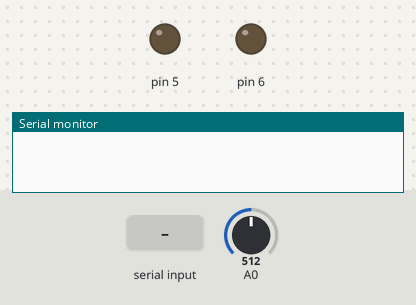
A sketch run on a simulated Arduino Uno, built with avr-gcc and run on an emulated ATmega328P. Parts: output pins drawn as LEDs (lit = HIGH), the last lines printed to the serial monitor. Inputs (shaded band) come from the test bench; at power-on: A0 = 512.

Above: at 1.2 s.
1.3 s: A0 set to 883
2.8 s: A0 set to 918
At 3.6 s:
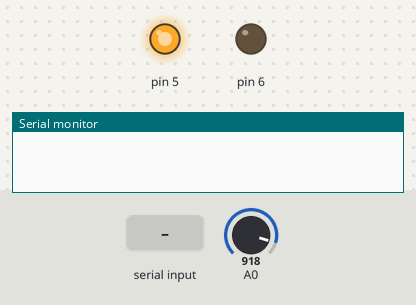
4.5 s: byte 0 (0) received over Serial
At 5.0 s:
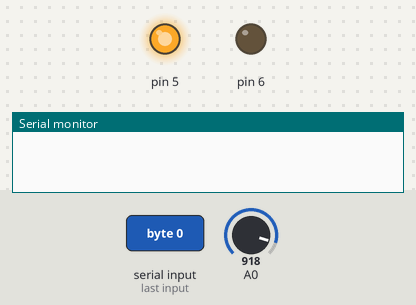
6.0 s: A0 set to 417
7.5 s: A0 set to 389
At 8.3 s:
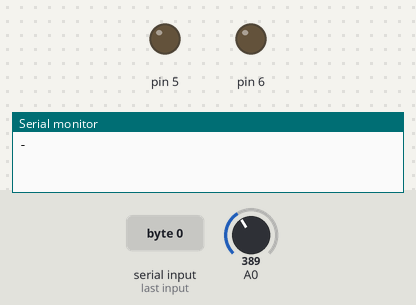
9.0 s: byte 0 (0) received over Serial
At 9.8 s:
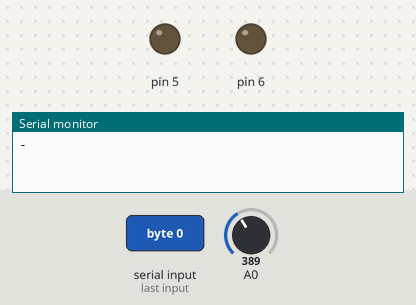
Timing chart, 0 to 11.5 s (numbered marks = the images above; inputs shaded):
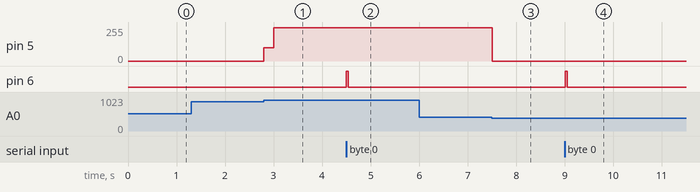

Measured:
- the behaviour switches between 900 and 901 on A0 (found by bisection; images 0 and 1)
- the behaviour switches between 400 and 399 on A0 (found by bisection; images 2 and 3)
- after the input at 1.3 s, every drawn part: stays the same
- after the input at 2.8 s, pin 5: 0/255 → 100/255 at once, → 250/255 0.20 s later
- after the input at 4.5 s, pin 6: LOW → HIGH at once, → LOW 0.04 s later
- after the input at 6.0 s, every drawn part: stays the same
- after the input at 7.5 s, pin 5: 250/255 → 0/255 at once
- after the input at 9.0 s, pin 6: LOW → HIGH at once, → LOW 0.04 s later

The sketch:

inputModule.ino
```cpp
//Buffer Array object
#define ConnectThreshold 900 //V
#define DisconnectThreshold 400 //V

#define ShortCycles  1 //3*100
#define LongCycles 5 //10*100
#define Cycle 50 //ms
#define SpaceCycles 100 //1 char/5s

class BufferArray {
  public:
    BufferArray() {}
    int buff[10] = {0, 0, 0, 0, 0, 0, 0, 0, 0, 0};
    int state = 0;

    void updateArray(int newValue) {
      state++;
      if (state >= 10) {
        state = 0;
      }
      buff[state] = newValue;
    }
    int averageArray() {
      int sum = 0;
      for (int i = 0; i < 10; i++) {
        sum = sum + buff[i];
      }
      return sum / 10;
    }

};

void LEDIndicator(int hold) {
  if (hold >= ShortCycles && hold < LongCycles) {
    analogWrite(5, 100);
  }
  else if (hold >= LongCycles) {
    analogWrite(5, 250);
  }
  else {
    analogWrite(5, 0);
  }
}

void AnalyseSerial(){
  if(Serial.available()>0){ //Messages inbound
    int incoming = Serial.read();
    if(incoming == 0){ //Got a question wrong
      analogWrite(6, 255);
      delay(40);
      analogWrite(6,0);
    }
  }
}
//MAIN CODE

BufferArray* buff;
int holdDuration, charPeriod;

void setup() {
  Serial.begin(9600);
  buff = new BufferArray();
  holdDuration = 0;
  charPeriod = 0;
}

void loop() {
  int start = millis();

  buff->updateArray(analogRead(0));
  int readValue = analogRead(0);
  //  int readValue = buff->averageArray();

  if (readValue > ConnectThreshold) { //Pushed
    if(charPeriod==0){charPeriod++;}
    holdDuration++;

  } else {
    if (readValue < DisconnectThreshold) { //Released
      if (holdDuration >= ShortCycles && holdDuration < LongCycles) { //Short
        Serial.write(".");
      } else {
        if (holdDuration >= LongCycles) { //Long
          Serial.write("-");
        }
      }
      holdDuration = 0;
      //Reset caclulators and output whether it was short or long
    }
  }

  if(charPeriod-1>=SpaceCycles){ //Off by 1 error
    Serial.println();
    charPeriod=0;
  }
  if(charPeriod>0){ charPeriod++; }

  LEDIndicator(holdDuration);
  AnalyseSerial();

  //Make sure ticks are regular and non negative.
  int delayTime = Cycle - (millis() - start);
  if (delayTime < 0) delayTime = 0;
  delay(delayTime);
}
```
